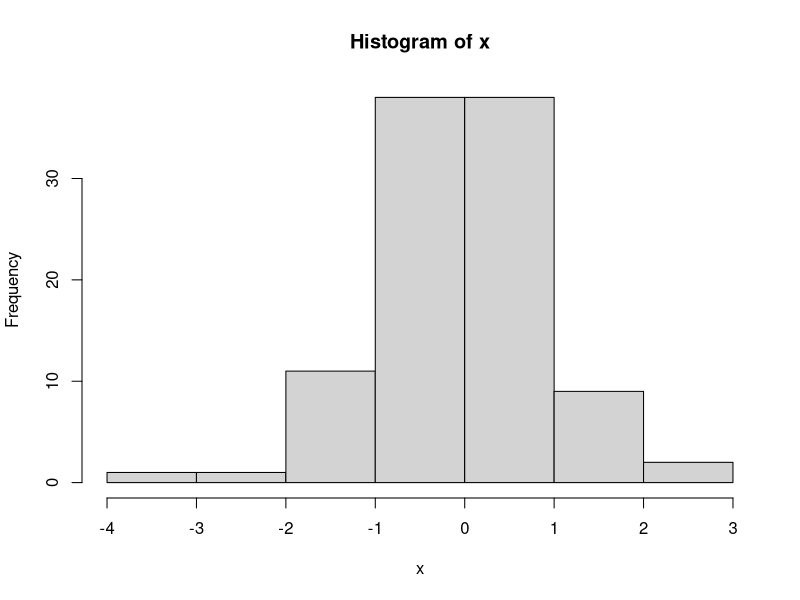

R code for this plot:
## ---- chunk 1
x <- rnorm(100)
mean(x)
hist(x)
